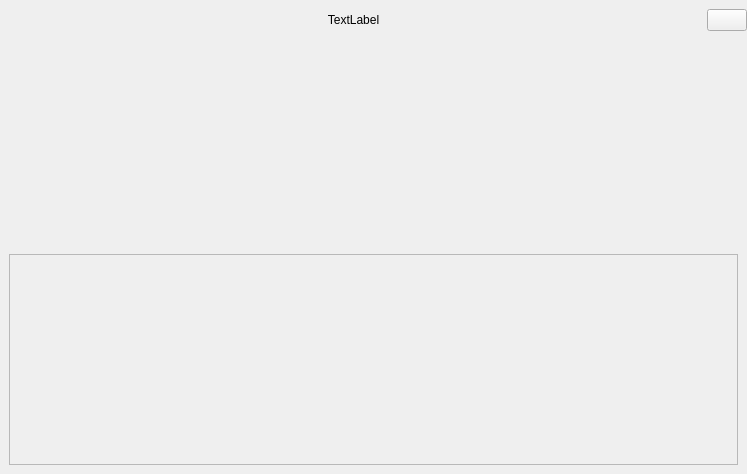
<?xml version="1.0" encoding="UTF-8"?>
<ui version="4.0">
 <class>NinjamRoomWindow</class>
 <widget class="QWidget" name="NinjamRoomWindow">
  <property name="geometry">
   <rect>
    <x>0</x>
    <y>0</y>
    <width>747</width>
    <height>474</height>
   </rect>
  </property>
  <property name="sizePolicy">
   <sizepolicy hsizetype="MinimumExpanding" vsizetype="MinimumExpanding">
    <horstretch>0</horstretch>
    <verstretch>0</verstretch>
   </sizepolicy>
  </property>
  <property name="windowTitle">
   <string>Form</string>
  </property>
  <layout class="QVBoxLayout" name="verticalLayout">
   <property name="spacing">
    <number>6</number>
   </property>
   <property name="leftMargin">
    <number>0</number>
   </property>
   <property name="topMargin">
    <number>9</number>
   </property>
   <property name="rightMargin">
    <number>0</number>
   </property>
   <property name="bottomMargin">
    <number>9</number>
   </property>
   <item>
    <widget class="QWidget" name="widget" native="true">
     <layout class="QHBoxLayout" name="horizontalLayout_2" stretch="0,0">
      <property name="spacing">
       <number>0</number>
      </property>
      <property name="leftMargin">
       <number>0</number>
      </property>
      <property name="topMargin">
       <number>0</number>
      </property>
      <property name="rightMargin">
       <number>0</number>
      </property>
      <property name="bottomMargin">
       <number>0</number>
      </property>
      <item>
       <widget class="QLabel" name="labelRoomName">
        <property name="sizePolicy">
         <sizepolicy hsizetype="Preferred" vsizetype="Preferred">
          <horstretch>1</horstretch>
          <verstretch>0</verstretch>
         </sizepolicy>
        </property>
        <property name="text">
         <string notr="true">TextLabel</string>
        </property>
        <property name="alignment">
         <set>Qt::AlignCenter</set>
        </property>
       </widget>
      </item>
      <item>
       <widget class="QPushButton" name="licenceButton">
        <property name="toolTip">
         <string>read the server licence ...</string>
        </property>
        <property name="text">
         <string/>
        </property>
        <property name="flat">
         <bool>false</bool>
        </property>
       </widget>
      </item>
     </layout>
    </widget>
   </item>
   <item>
    <widget class="QWidget" name="content" native="true">
     <property name="sizePolicy">
      <sizepolicy hsizetype="Preferred" vsizetype="Preferred">
       <horstretch>0</horstretch>
       <verstretch>1</verstretch>
      </sizepolicy>
     </property>
     <layout class="QVBoxLayout" name="contentLayout">
      <property name="spacing">
       <number>6</number>
      </property>
      <property name="leftMargin">
       <number>9</number>
      </property>
      <property name="topMargin">
       <number>0</number>
      </property>
      <property name="bottomMargin">
       <number>0</number>
      </property>
      <item>
       <widget class="NinjamPanel" name="topPanel" native="true">
        <property name="sizePolicy">
         <sizepolicy hsizetype="Preferred" vsizetype="MinimumExpanding">
          <horstretch>0</horstretch>
          <verstretch>0</verstretch>
         </sizepolicy>
        </property>
       </widget>
      </item>
      <item>
       <widget class="QScrollArea" name="scrollArea">
        <property name="verticalScrollBarPolicy">
         <enum>Qt::ScrollBarAlwaysOff</enum>
        </property>
        <property name="horizontalScrollBarPolicy">
         <enum>Qt::ScrollBarAsNeeded</enum>
        </property>
        <property name="widgetResizable">
         <bool>true</bool>
        </property>
        <widget class="QWidget" name="tracksPanel">
         <property name="geometry">
          <rect>
           <x>0</x>
           <y>0</y>
           <width>727</width>
           <height>208</height>
          </rect>
         </property>
         <layout class="QHBoxLayout" name="horizontalLayout">
          <property name="leftMargin">
           <number>0</number>
          </property>
          <property name="topMargin">
           <number>6</number>
          </property>
          <property name="rightMargin">
           <number>0</number>
          </property>
          <property name="bottomMargin">
           <number>6</number>
          </property>
         </layout>
        </widget>
       </widget>
      </item>
     </layout>
    </widget>
   </item>
  </layout>
 </widget>
 <customwidgets>
  <customwidget>
   <class>NinjamPanel</class>
   <extends>QWidget</extends>
   <header>NinjamPanel.h</header>
   <container>1</container>
  </customwidget>
 </customwidgets>
 <resources/>
 <connections/>
</ui>
